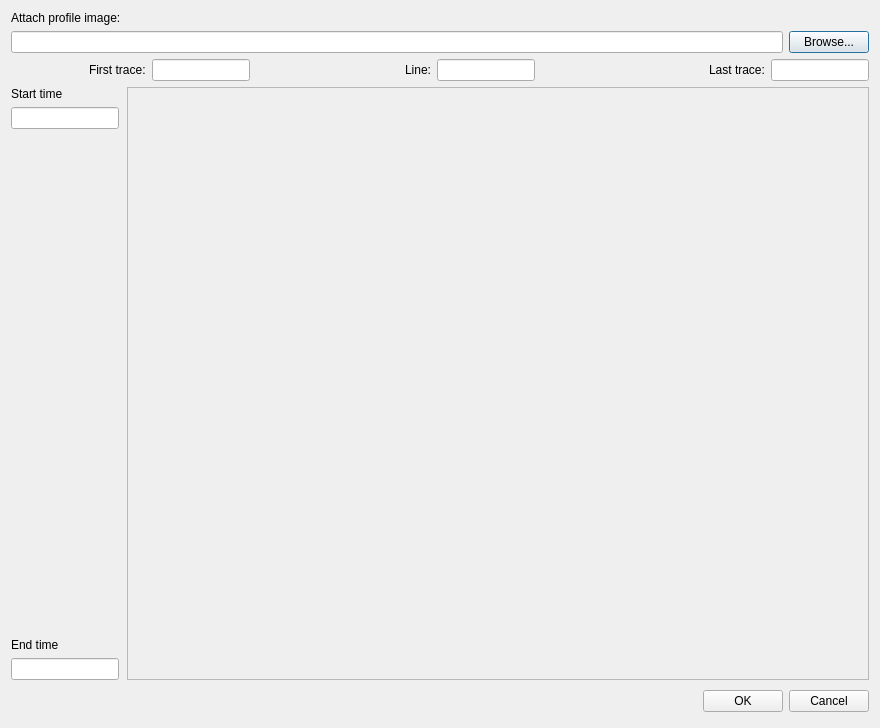
<?xml version="1.0" encoding="UTF-8"?>
<ui version="4.0">
 <class>AttachProfile</class>
 <widget class="QDialog" name="AttachProfile">
  <property name="geometry">
   <rect>
    <x>0</x>
    <y>0</y>
    <width>880</width>
    <height>728</height>
   </rect>
  </property>
  <property name="windowTitle">
   <string>Attach Profile</string>
  </property>
  <layout class="QGridLayout" name="gridLayout">
   <item row="0" column="0">
    <widget class="QLabel" name="label">
     <property name="text">
      <string>Attach profile image:</string>
     </property>
    </widget>
   </item>
   <item row="5" column="0">
    <widget class="QLabel" name="label_3">
     <property name="text">
      <string>End time</string>
     </property>
    </widget>
   </item>
   <item row="2" column="1" rowspan="5">
    <widget class="QLabel" name="labelCanvas">
     <property name="sizePolicy">
      <sizepolicy hsizetype="Ignored" vsizetype="Ignored">
       <horstretch>0</horstretch>
       <verstretch>0</verstretch>
      </sizepolicy>
     </property>
     <property name="minimumSize">
      <size>
       <width>540</width>
       <height>0</height>
      </size>
     </property>
     <property name="maximumSize">
      <size>
       <width>16777215</width>
       <height>16777215</height>
      </size>
     </property>
     <property name="frameShape">
      <enum>QFrame::StyledPanel</enum>
     </property>
     <property name="text">
      <string/>
     </property>
     <property name="scaledContents">
      <bool>true</bool>
     </property>
     <property name="alignment">
      <set>Qt::AlignCenter</set>
     </property>
    </widget>
   </item>
   <item row="2" column="0">
    <widget class="QLabel" name="label_2">
     <property name="text">
      <string>Start time</string>
     </property>
    </widget>
   </item>
   <item row="6" column="0">
    <widget class="QLineEdit" name="lineEditEndTime">
     <property name="sizePolicy">
      <sizepolicy hsizetype="Fixed" vsizetype="Fixed">
       <horstretch>0</horstretch>
       <verstretch>0</verstretch>
      </sizepolicy>
     </property>
    </widget>
   </item>
   <item row="1" column="0" colspan="2">
    <layout class="QVBoxLayout" name="verticalLayout">
     <item>
      <layout class="QHBoxLayout" name="horizontalLayout">
       <item>
        <widget class="QLineEdit" name="lineEditFile"/>
       </item>
       <item>
        <widget class="QPushButton" name="pushButtonBrowser">
         <property name="text">
          <string>Browse...</string>
         </property>
        </widget>
       </item>
      </layout>
     </item>
     <item>
      <layout class="QHBoxLayout" name="horizontalLayout_2">
       <item>
        <spacer name="horizontalSpacer_3">
         <property name="orientation">
          <enum>Qt::Horizontal</enum>
         </property>
         <property name="sizeHint" stdset="0">
          <size>
           <width>88</width>
           <height>20</height>
          </size>
         </property>
        </spacer>
       </item>
       <item>
        <widget class="QLabel" name="label_4">
         <property name="text">
          <string>First trace:</string>
         </property>
        </widget>
       </item>
       <item>
        <widget class="QLineEdit" name="lineEditStartTrace"/>
       </item>
       <item>
        <spacer name="horizontalSpacer">
         <property name="orientation">
          <enum>Qt::Horizontal</enum>
         </property>
         <property name="sizeHint" stdset="0">
          <size>
           <width>158</width>
           <height>17</height>
          </size>
         </property>
        </spacer>
       </item>
       <item>
        <widget class="QLabel" name="label_6">
         <property name="text">
          <string>Line:</string>
         </property>
        </widget>
       </item>
       <item>
        <widget class="QLineEdit" name="lineEditLineNumber"/>
       </item>
       <item>
        <spacer name="horizontalSpacer_2">
         <property name="orientation">
          <enum>Qt::Horizontal</enum>
         </property>
         <property name="sizeHint" stdset="0">
          <size>
           <width>178</width>
           <height>17</height>
          </size>
         </property>
        </spacer>
       </item>
       <item>
        <widget class="QLabel" name="label_5">
         <property name="text">
          <string>Last trace:</string>
         </property>
        </widget>
       </item>
       <item>
        <widget class="QLineEdit" name="lineEditEndTrace"/>
       </item>
      </layout>
     </item>
    </layout>
   </item>
   <item row="3" column="0">
    <widget class="QLineEdit" name="lineEditStartTime">
     <property name="sizePolicy">
      <sizepolicy hsizetype="Fixed" vsizetype="Fixed">
       <horstretch>0</horstretch>
       <verstretch>0</verstretch>
      </sizepolicy>
     </property>
    </widget>
   </item>
   <item row="7" column="0" colspan="2">
    <layout class="QHBoxLayout">
     <property name="spacing">
      <number>6</number>
     </property>
     <property name="leftMargin">
      <number>0</number>
     </property>
     <property name="topMargin">
      <number>0</number>
     </property>
     <property name="rightMargin">
      <number>0</number>
     </property>
     <property name="bottomMargin">
      <number>0</number>
     </property>
     <item>
      <spacer>
       <property name="orientation">
        <enum>Qt::Horizontal</enum>
       </property>
       <property name="sizeHint" stdset="0">
        <size>
         <width>131</width>
         <height>31</height>
        </size>
       </property>
      </spacer>
     </item>
     <item>
      <widget class="QPushButton" name="okButton">
       <property name="text">
        <string>OK</string>
       </property>
      </widget>
     </item>
     <item>
      <widget class="QPushButton" name="cancelButton">
       <property name="text">
        <string>Cancel</string>
       </property>
      </widget>
     </item>
    </layout>
   </item>
   <item row="4" column="0">
    <spacer name="verticalSpacer">
     <property name="orientation">
      <enum>Qt::Vertical</enum>
     </property>
     <property name="sizeHint" stdset="0">
      <size>
       <width>20</width>
       <height>268</height>
      </size>
     </property>
    </spacer>
   </item>
  </layout>
  <zorder>label_2</zorder>
  <zorder>lineEditStartTime</zorder>
  <zorder>label_3</zorder>
  <zorder>lineEditEndTime</zorder>
  <zorder>label</zorder>
  <zorder>labelCanvas</zorder>
 </widget>
 <resources/>
 <connections>
  <connection>
   <sender>okButton</sender>
   <signal>clicked()</signal>
   <receiver>AttachProfile</receiver>
   <slot>accept()</slot>
   <hints>
    <hint type="sourcelabel">
     <x>278</x>
     <y>253</y>
    </hint>
    <hint type="destinationlabel">
     <x>96</x>
     <y>254</y>
    </hint>
   </hints>
  </connection>
  <connection>
   <sender>cancelButton</sender>
   <signal>clicked()</signal>
   <receiver>AttachProfile</receiver>
   <slot>reject()</slot>
   <hints>
    <hint type="sourcelabel">
     <x>369</x>
     <y>253</y>
    </hint>
    <hint type="destinationlabel">
     <x>179</x>
     <y>282</y>
    </hint>
   </hints>
  </connection>
 </connections>
</ui>
